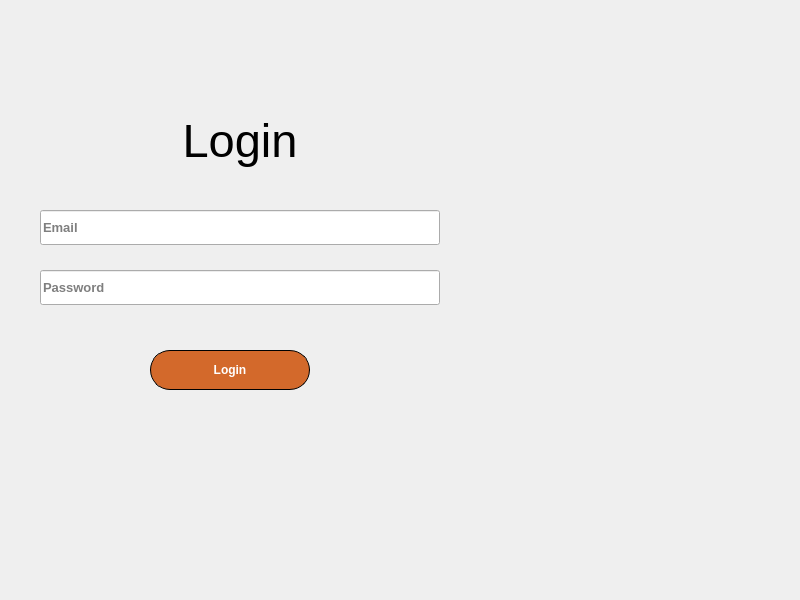
<?xml version="1.0" encoding="UTF-8"?>
<ui version="4.0">
 <class>MainWindow</class>
 <widget class="QMainWindow" name="MainWindow">
  <property name="geometry">
   <rect>
    <x>0</x>
    <y>0</y>
    <width>800</width>
    <height>600</height>
   </rect>
  </property>
  <property name="windowTitle">
   <string>MainWindow</string>
  </property>
  <widget class="QWidget" name="centralwidget">
   <widget class="QLineEdit" name="lineEdit_email">
    <property name="geometry">
     <rect>
      <x>40</x>
      <y>210</y>
      <width>400</width>
      <height>35</height>
     </rect>
    </property>
    <property name="font">
     <font>
      <pointsize>10</pointsize>
      <weight>75</weight>
      <bold>true</bold>
     </font>
    </property>
    <property name="placeholderText">
     <string>Email</string>
    </property>
   </widget>
   <widget class="QLineEdit" name="lineEdit_password">
    <property name="geometry">
     <rect>
      <x>40</x>
      <y>270</y>
      <width>400</width>
      <height>35</height>
     </rect>
    </property>
    <property name="font">
     <font>
      <pointsize>10</pointsize>
      <weight>75</weight>
      <bold>true</bold>
     </font>
    </property>
    <property name="echoMode">
     <enum>QLineEdit::Password</enum>
    </property>
    <property name="placeholderText">
     <string>Password</string>
    </property>
   </widget>
   <widget class="QLabel" name="label">
    <property name="geometry">
     <rect>
      <x>40</x>
      <y>100</y>
      <width>400</width>
      <height>80</height>
     </rect>
    </property>
    <property name="font">
     <font>
      <pointsize>35</pointsize>
     </font>
    </property>
    <property name="text">
     <string>Login</string>
    </property>
    <property name="alignment">
     <set>Qt::AlignCenter</set>
    </property>
   </widget>
   <widget class="QPushButton" name="pushButton_login">
    <property name="geometry">
     <rect>
      <x>150</x>
      <y>350</y>
      <width>160</width>
      <height>40</height>
     </rect>
    </property>
    <property name="font">
     <font>
      <pointsize>-1</pointsize>
      <weight>75</weight>
      <bold>true</bold>
     </font>
    </property>
    <property name="styleSheet">
     <string notr="true">/* Trạng thái bình thường */
QPushButton {
	/* Màu nền */
	background-color: rgb(211, 105, 43);
	/* Màu chữ */
	color: white;
	/* Độ cong của viền */
	border-radius: 20px;
	/* Viền: kích thước - Kiểu - Màu */
	border: 1px solid black;
	/* cỡ chữ */
	font-size: 12px;
}

/* Trạng thái di chuột vào */
QPushButton:hover {
	background-color: rgb(149, 0, 0);
}

/* Trạng thái ấn chuột vào */
QPushButton:pressed {
	/* cỡ chữ */
	font-size: 10px;
}
</string>
    </property>
    <property name="text">
     <string>Login</string>
    </property>
   </widget>
   <widget class="QLabel" name="label_2">
    <property name="geometry">
     <rect>
      <x>470</x>
      <y>150</y>
      <width>251</width>
      <height>211</height>
     </rect>
    </property>
    <property name="text">
     <string/>
    </property>
    <property name="pixmap">
     <pixmap>images/mindx.jpeg</pixmap>
    </property>
    <property name="scaledContents">
     <bool>true</bool>
    </property>
   </widget>
  </widget>
 </widget>
 <resources/>
 <connections/>
</ui>
